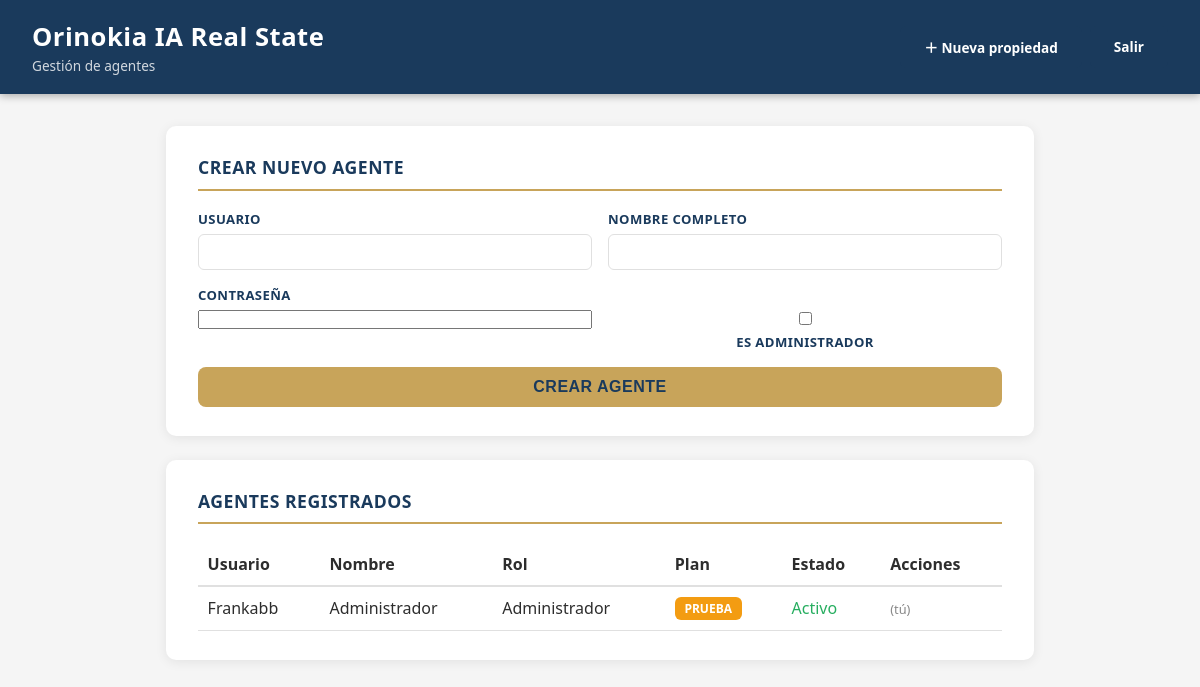
Before: /panel/agentes (signed in) with the older database file.
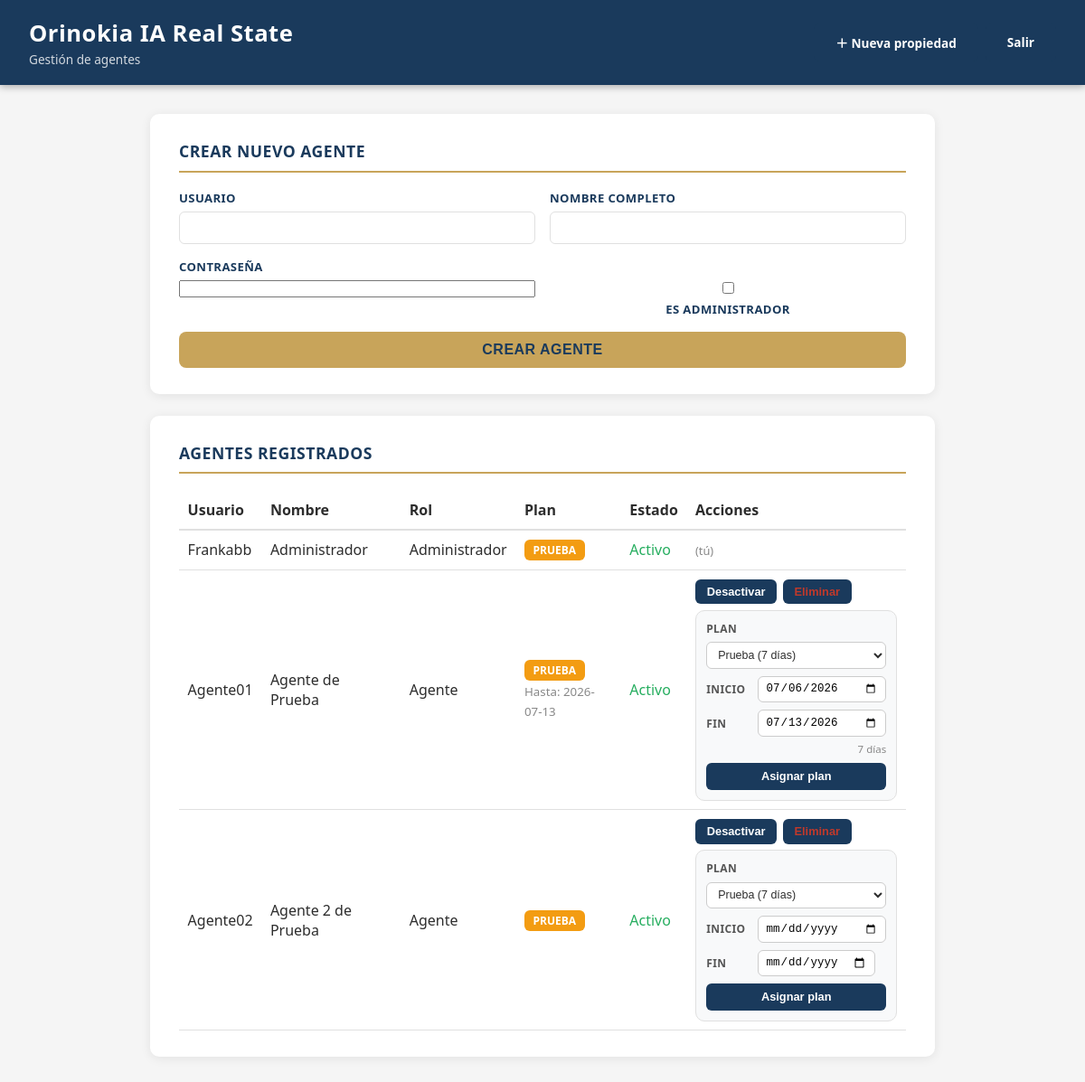
After: the same page with the newer database file.
### tables this page shows
CREATE TABLE agentes (
                id INTEGER PRIMARY KEY AUTOINCREMENT,
                usuario TEXT UNIQUE NOT NULL,
                password_hash TEXT NOT NULL,
                nombre_completo TEXT,
                es_admin INTEGER DEFAULT 0,
                activo INTEGER DEFAULT 1,
                creado_en TEXT
            , plan TEXT DEFAULT 'prueba', suscripcion_inicio TEXT, suscripcion_fin TEXT);

### main.py (the view)
@app.get("/panel/agentes", response_class=HTMLResponse)
async def panel_agentes(request: Request, mensaje: str = "", error: str = ""):
    agente = obtener_usuario_actual(request)
    if not agente:
        return RedirectResponse(url=f"/login?siguiente=/panel/agentes", status_code=303)
    if not agente.get("es_admin"):
        return RedirectResponse(url="/panel", status_code=303)
    return templates.TemplateResponse(
        request=request,
        name="panel_agentes.html",
        context={
            "branding": get_branding(),
            "agentes": listar_agentes(),
            "agente_actual_id": agente["id"],
            "mensaje": mensaje,
            "error": error,
        },
    )

### templates/panel_agentes.html (shortened to what this page needs)
<!DOCTYPE html>
<html lang="es">
<head>
  <link rel="stylesheet" href="/static/style.css" />
</head>
<body>
<header style="justify-content:space-between;">
  <div>
    <div class="logo-text">{{ branding.nombre_agencia }}</div>
    <p>Gestión de agentes</p>
  </div>
  <div style="display:flex; gap:0.5rem;">
    <a href="/panel" class="btn-secondary" style="font-size:0.85rem;">＋ Nueva propiedad</a>
    <a href="/logout" class="btn-secondary" style="font-size:0.85rem;">Salir</a>
  </div>
</header>
<div class="container">
  <div class="card">
    <h2>Crear nuevo agente</h2>
    <form action="/panel/agentes" method="post" class="form-grid">
      <div class="form-group">
        <label for="usuario">Usuario</label>
        <input type="text" name="usuario" id="usuario" required />
      </div>
      <div class="form-group">
        <label for="nombre_completo">Nombre completo</label>
        <input type="text" name="nombre_completo" id="nombre_completo" required />
      </div>
      <div class="form-group">
        <label for="password">Contraseña</label>
        <input type="password" name="password" id="password" required minlength="6" />
      </div>
      <div class="form-group" style="display:flex; align-items:center; gap:0.5rem; margin-top:1.6rem;">
        <input type="checkbox" name="es_admin" id="es_admin" value="1" style="width:auto;" />
        <label for="es_admin" style="margin:0;">Es administrador</label>
      </div>
      <div class="form-group full">
        <button type="submit" class="btn-primary" style="width:auto; padding:0.7rem 2rem;">Crear agente</button>
      </div>
    </form>
  </div>
  <div class="card">
    <h2>Agentes registrados</h2>
    <table style="width:100%; border-collapse:collapse;">
      <thead>
        <tr style="text-align:left; border-bottom:2px solid var(--gris);">
          <th style="padding:0.6rem;">Usuario</th>
          <th style="padding:0.6rem;">Nombre</th>
          <th style="padding:0.6rem;">Rol</th>
          <th style="padding:0.6rem;">Plan</th>
          <th style="padding:0.6rem;">Estado</th>
          <th style="padding:0.6rem;">Acciones</th>
        </tr>
      </thead>
      <tbody>
        {% for a in agentes %}
        <tr style="border-bottom:1px solid var(--gris);">
          <td style="padding:0.6rem;">{{ a.usuario }}</td>
          <td style="padding:0.6rem;">{{ a.nombre_completo }}</td>
          <td style="padding:0.6rem;">{{ "Administrador" if a.es_admin else "Agente" }}</td>
          <td style="padding:0.6rem;">
            {% set plan = a.plan or 'prueba' %}
            {% if plan == 'vitalicio' %}
              <span class="badge-plan badge-vitalicio">Vitalicio</span>
            {% elif plan == 'anual' %}
              <span class="badge-plan badge-anual">Anual</span>
            {% elif plan == 'mensual' %}
              <span class="badge-plan badge-mensual">Mensual</span>
            {% else %}
              <span class="badge-plan badge-prueba">Prueba</span>
            {% endif %}
            {% if a.suscripcion_fin %}
              <br/><small style="color:#888;">Hasta: {{ a.suscripcion_fin[:10] }}</small>
            {% endif %}
          </td>
          <td style="padding:0.6rem;">
            {% if a.activo %}<span style="color:#27ae60;">Activo</span>{% else %}<span style="color:#c0392b;">Inactivo</span>{% endif %}
          </td>
          <td style="padding:0.6rem;">
            {% if a.id != agente_actual_id %}
            <div style="display:flex; flex-direction:column; gap:0.4rem;">
              <div style="display:flex; gap:0.4rem;">
                <form action="/panel/agentes/{{ a.id }}/estado" method="post">
                  <button type="submit" class="btn-secondary" style="font-size:0.8rem; padding:0.4rem 0.8rem;">
                    {{ "Desactivar" if a.activo else "Activar" }}
                  </button>
                </form>
                <form action="/panel/agentes/{{ a.id }}/eliminar" method="post" onsubmit="return confirm('¿Eliminar este agente?');">
                  <button type="submit" class="btn-secondary" style="font-size:0.8rem; padding:0.4rem 0.8rem; color:#c0392b;">Eliminar</button>
                </form>
              </div>
              <form action="/panel/agentes/{{ a.id }}/suscripcion" method="post" class="sub-form" id="subForm{{ a.id }}">
                <div class="sub-row">
                  <label>Plan</label>
                  <select name="plan" onchange="actualizarFechas({{ a.id }}, this.value)">
                    <option value="prueba" {{ 'selected' if plan == 'prueba' }}>Prueba (7 días)</option>
                  </select>
                </div>
                <div class="sub-row">
                  <label>Inicio</label>
                  <input type="date" name="fecha_inicio" id="inicio{{ a.id }}"
                         value="{{ a.suscripcion_inicio[:10] if a.suscripcion_inicio else '' }}"
                         onchange="recalcularFin({{ a.id }})" />
                </div>
                <div class="sub-row" id="rowFin{{ a.id }}" {% if plan == 'vitalicio' %}style="display:none;"{% endif %}>
                  <label>Fin</label>
                  <input type="date" name="fecha_fin" id="fin{{ a.id }}"
                         value="{{ a.suscripcion_fin[:10] if a.suscripcion_fin else '' }}" />
                  <span class="sub-duracion" id="duracion{{ a.id }}"></span>
                </div>
                <button type="submit" class="btn-asignar">Asignar plan</button>
              </form>
            </div>
            {% else %}
            <span style="color:#888; font-size:0.8rem;">(tú)</span>
            {% endif %}
          </td>
        </tr>
        {% endfor %}
      </tbody>
    </table>
  </div>
</div>
</body>
</html>

### static/style.css (style rules this page uses)
* { box-sizing: border-box; margin: 0; padding: 0; }
html { scroll-behavior: smooth; }
:root { --azul: #1a3a5c; --azul-medio: #254e7a; --dorado: #c8a45a; --dorado-claro: #e2c47c; --gris-claro: #f5f5f5; --gris: #e0e0e0; --texto: #2d2d2d; --blanco: #ffffff; }
body { font-family: 'Segoe UI', Tahoma, Geneva, Verdana, sans-serif; background: var(--gris-claro); color: var(--texto); min-height: 100vh; }
header { background: var(--azul); color: var(--blanco); padding: 1.2rem 2rem; display: flex; align-items: center; gap: 1rem; box-shadow: 0 2px 8px rgba(0,0,0,0.3); }
header .logo-text { font-size: 1.6rem; font-weight: 700; letter-spacing: 0.5px; }
header p { font-size: 0.85rem; opacity: 0.8; margin-top: 2px; }
.container { max-width: 900px; margin: 2rem auto; padding: 0 1rem 3rem; }
.card { background: var(--blanco); border-radius: 10px; padding: 1.8rem 2rem; margin-bottom: 1.5rem; box-shadow: 0 2px 12px rgba(0,0,0,0.08); }
.card h2 { color: var(--azul); font-size: 1.1rem; font-weight: 600; margin-bottom: 1.2rem; padding-bottom: 0.6rem; border-bottom: 2px solid var(--dorado); text-transform: uppercase; letter-spacing: 0.5px; }
.form-grid { display: grid; grid-template-columns: 1fr 1fr; gap: 1rem; }
.form-group { display: flex; flex-direction: column; gap: 0.35rem; }
.form-group.full { grid-column: 1 / -1; }
label { font-size: 0.82rem; font-weight: 600; color: var(--azul); text-transform: uppercase; letter-spacing: 0.4px; }
input[type="text"], input[type="number"], input[type="email"], input[type="tel"], select, textarea { padding: 0.55rem 0.75rem; border: 1.5px solid var(--gris); border-radius: 6px; font-size: 0.95rem; color: var(--texto); transition: border-color 0.2s; background: var(--blanco); width: 100%; }
.btn-primary { background: var(--dorado); color: var(--azul); border: none; padding: 0.85rem 2.5rem; font-size: 1rem; font-weight: 700; border-radius: 8px; cursor: pointer; transition: background 0.2s, transform 0.1s; text-transform: uppercase; letter-spacing: 0.5px; display: block; width: 100%; }
.btn-secondary { background: var(--azul); color: var(--blanco); border: none; padding: 0.7rem 1.5rem; font-size: 0.9rem; font-weight: 600; border-radius: 6px; cursor: pointer; transition: background 0.2s; text-decoration: none; display: inline-block; }
header { animation: deslizarAbajo 0.5s cubic-bezier(0.22, 0.61, 0.36, 1) both; }
.btn-primary, .btn-secondary, .btn-copy, .btn-instagram, .accion { transition: transform 0.14s cubic-bezier(0.34, 1.56, 0.64, 1), box-shadow 0.2s ease, background 0.2s ease, opacity 0.2s ease, color 0.2s ease; }
input, select, textarea { transition: border-color 0.2s ease, box-shadow 0.2s ease, transform 0.15s ease; }
.btn-primary { position: relative; }
.acciones-card, .card { transition: box-shadow 0.25s ease; }

### templates/panel_agentes.html (style rules this page uses)
.badge-plan { display: inline-block; padding: 0.2rem 0.6rem; border-radius: 6px; font-size: 0.75rem; font-weight: 700; text-transform: uppercase; }
.badge-prueba { background: #f39c12; color: #fff; }
.sub-form { background: #f8f9fa; border: 1px solid var(--gris); border-radius: 10px; padding: 0.7rem; display: flex; flex-direction: column; gap: 0.5rem; }
.sub-form .sub-row { display: flex; gap: 0.4rem; align-items: center; flex-wrap: wrap; }
.sub-form label { font-size: 0.75rem; color: #555; font-weight: 600; min-width: 50px; }
.sub-form select, .sub-form input[type="date"] { font-size: 0.78rem; padding: 0.35rem 0.5rem; border-radius: 6px; border: 1px solid #ccc; background: #fff; }
.sub-form input[type="date"] { flex: 1; min-width: 130px; }
.sub-form .btn-asignar { background: var(--azul); color: #fff; border: none; cursor: pointer; font-size: 0.8rem; font-weight: 700; padding: 0.45rem 1rem; border-radius: 6px; width: 100%; }
.sub-form .sub-duracion { font-size: 0.72rem; color: #888; text-align: right; flex: 1; }

Changed rows visible on the page:
added agentes: usuario "Agente01", nombre_completo "Agente de Prueba", es_admin "Agente", plan "PRUEBA", suscripcion_fin "2026-07-13", shows "Activo", activo "Desactivar", plan "Prueba (7 días)", fecha_inicio "07/06/2026", fecha_fin "07/13/2026"
added agentes: usuario "Agente02", nombre_completo "Agente 2 de Prueba", es_admin "Agente", plan "PRUEBA", shows "Activo", activo "Desactivar", plan "Prueba (7 días)"
